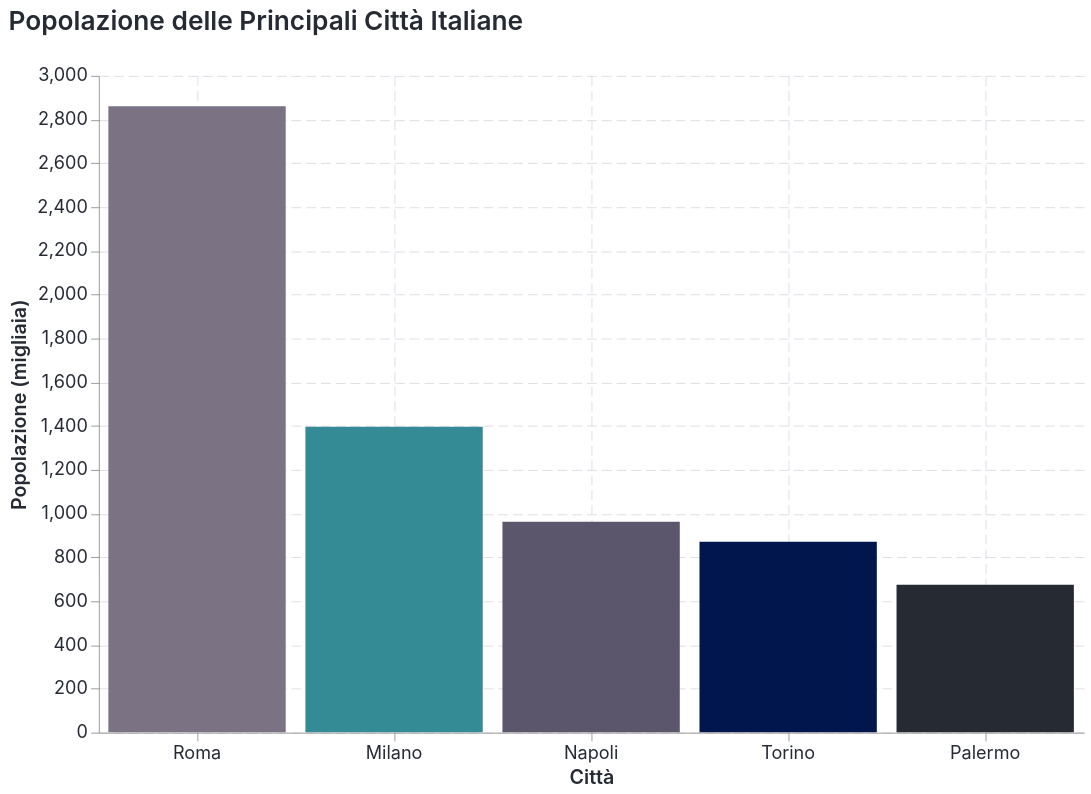

Here is the notebook cell this chart was saved with:
### Markdown cell above
## 5. Bar Chart Altair

### Code cell
# Dati per bar chart
cities = pd.DataFrame({
    'Città': ['Milano', 'Roma', 'Napoli', 'Torino', 'Palermo'],
    'Popolazione': [1396, 2860, 962, 871, 674]
})

bar_chart = alt.Chart(cities).mark_bar().encode(
    x=alt.X('Città:N', sort='-y', title='Città'),
    y=alt.Y('Popolazione:Q', title='Popolazione (migliaia)'),
    color=alt.Color('Città:N', legend=None),
    tooltip=['Città', 'Popolazione']
).properties(
    title='Popolazione delle Principali Città Italiane',
    width=600,
    height=400
)

bar_chart

### Figure 1 — Vega-Lite specification as saved in the notebook (floating-point values rounded to 4 significant figures)
{"config": {"background": "#ffffff", "font": "Inter, IBM Plex Sans, DejaVu Sans, Arial, sans-serif", "mark": {"color": "#262a33"}, "title": {"color": "#262a33", "anchor": "start", "dy": -15, "fontSize": 16, "font": "Inter, IBM Plex Sans, DejaVu Sans, Arial, sans-serif", "fontWeight": 600}, "axis": {"labelColor": "#262a33", "labelFontSize": 11, "labelFont": "Inter, IBM Plex Sans, DejaVu Sans, Arial, sans-serif", "labelFontWeight": 400, "titleColor": "#262a33", "titleFontSize": 12, "titleFont": "Inter, IBM Plex Sans, DejaVu Sans, Arial, sans-serif", "titleFontWeight": 600, "grid": true, "gridColor": "#b7adc1", "labelAngle": 0, "domainWidth": 0.5, "labelPadding": 2, "tickSize": 5, "tickWidth": 0.5}, "axisX": {"gridDash": [6, 3], "gridWidth": 0.25, "gridColor": "#b7adc1"}, "axisY": {"gridDash": [6, 3], "gridWidth": 0.25, "gridColor": "#b7adc1"}, "legend": {"labelFontSize": 11, "padding": 1, "symbolType": "square", "labelFont": "Inter, IBM Plex Sans, DejaVu Sans, Arial, sans-serif", "titleFont": "Inter, IBM Plex Sans, DejaVu Sans, Arial, sans-serif"}, "style": {"guide-label": {"font": "Inter, IBM Plex Sans, DejaVu Sans, Arial, sans-serif", "fill": "#262a33"}, "guide-title": {"font": "Inter, IBM Plex Sans, DejaVu Sans, Arial, sans-serif", "fill": "#262a33"}}, "range": {"category": ["#348b96", "#5b566b", "#262a33", "#7b7284", "#00164d", "#a299ac", "#003f80", "#c2b5ab", "#676377", "#ddd0c5"]}, "point": {"filled": true}, "line": {"strokeWidth": 2.0}, "view": {"stroke": "transparent"}}, "data": {"name": "data-d52ee3e087e8cac5d26e4e12e4428192"}, "mark": {"type": "bar"}, "encoding": {"color": {"field": "Città", "legend": null, "type": "nominal"}, "tooltip": [{"field": "Città", "type": "nominal"}, {"field": "Popolazione", "type": "quantitative"}], "x": {"field": "Città", "sort": "-y", "title": "Città", "type": "nominal"}, "y": {"field": "Popolazione", "title": "Popolazione (migliaia)", "type": "quantitative"}}, "height": 400, "title": "Popolazione delle Principali Città Italiane", "width": 600, "$schema": "https://vega.github.io/schema/vega-lite/v5.20.1.json", "datasets": {"data-d52ee3e087e8cac5d26e4e12e4428192": [{"Città": "Milano", "Popolazione": 1396}, {"Città": "Roma", "Popolazione": 2860}, {"Città": "Napoli", "Popolazione": 962}, {"Città": "Torino", "Popolazione": 871}, {"Città": "Palermo", "Popolazione": 674}]}}
